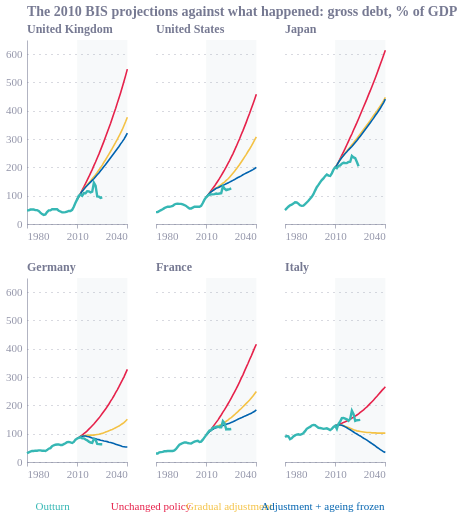

Describe this chart as a Vega-Lite specification.
### Vega-Lite specification from a JSON file in a GitHub repository (floating-point values rounded to 4 significant figures; data arrays with more than 128 entries replaced by an {"elided": "..."} marker saying what was removed)
{"config": {"font": "Circular Std", "text": {"color": "#676A86", "align": "left", "baseline": "middle", "dx": 7, "dy": 0, "fontSize": 11}, "view": {"stroke": null, "continuousWidth": 400, "continuousHeight": 300, "discreteWidth": 400, "discreteHeight": 300}, "range": {"category": ["#36B7B4", "#E6224B", "#F4C245", "#0063AF", "#00A767", "#179FDB", "#EB5C2E"], "diverging": ["#E6224B", "#E54753", "#C9C9C9", "#179FDB", "#122B39"], "heatmap": ["#C9C9C9", "#179FDB", "#0063AF", "#122B39"], "ordinal": ["#00A767", "#36B7B4", "#179FDB", "#0063AF", "#243B5A"]}, "bar": {"color": "#179fdb"}, "line": {"color": "#e6224b"}, "rule": {"color": "#676A86"}, "area": {"opacity": 0.3}, "point": {"filled": true, "size": 80, "color": "#e6224b", "opacity": 0.95}, "geoshape": {"stroke": "white", "strokeWidth": 0.3}, "rect": {"fill": "#d6d4d4", "opacity": 0.3}, "axis": {"labelColor": "#676A86", "labelFontSize": 11, "labelFont": "Circular Std", "labelOpacity": 0.7, "tickColor": "#676A86", "tickOpacity": 0.5, "domainColor": "#676A86", "domainOpacity": 0.5, "gridColor": "#676A86", "gridDash": [2, 2], "gridOpacity": 0.5, "title": null, "titleColor": "#676A86", "titleOpacity": 0.8, "tickSize": 4}, "axisXDiscrete": {"grid": false, "labelAngle": 0, "tickCount": 10, "tickOpacity": 0.5, "title": null}, "axisYDiscrete": {"ticks": false, "labelPadding": 5}, "axisXTemporal": {"grid": false, "ticks": true}, "axisXQuantitative": {"grid": true}, "axisYQuantitative": {"gridColor": "#676A86", "gridDash": [1, 5], "gridOpacity": 0.5, "ticks": false, "labelPadding": 5, "tickCount": 8, "titleAngle": 0, "titleAlign": "left", "titleBaseline": "bottom", "titleX": 0, "titleY": -5}, "title": {"color": "#676A86E6", "subtitleColor": "#676A86", "font": "Circular Std", "subtitleFont": "Circular Std", "anchor": "start", "fontSize": 14, "subtitleFontSize": 12, "subtitlePadding": 4, "offset": 0, "frame": "group"}, "legend": {"titleColor": "#122b39", "title": null, "labelColor": "#122b39", "labelFontSize": 11}}, "vconcat": [{"hconcat": [{"layer": [{"data": {"name": "data-21887cf4cc74a7b0cf41abd3dfd57f0b"}, "mark": {"type": "rect", "color": "#94a3b8", "opacity": 0.07}, "encoding": {"x": {"axis": {"format": "d", "grid": false, "values": [1980, 2010, 2040]}, "field": "a", "scale": {"domain": [1980, 2040], "zero": false}, "title": null, "type": "quantitative"}, "x2": {"field": "b"}}}, {"data": {"name": "data-ea83ada6748301166989ee1220966887"}, "mark": {"type": "line", "strokeWidth": 1.6}, "encoding": {"color": {"field": "series", "legend": null, "scale": {"domain": ["Outturn", "Unchanged policy", "Gradual adjustment", "Adjustment + ageing frozen"]}, "type": "nominal"}, "x": {"axis": {"format": "d", "grid": false, "values": [1980, 2010, 2040]}, "field": "year", "scale": {"domain": [1980, 2040], "zero": false}, "title": null, "type": "quantitative"}, "y": {"axis": {}, "field": "v", "scale": {"domain": [0, 650.0]}, "title": null, "type": "quantitative"}}, "transform": [{"filter": "(datum.series !== 'Outturn')"}]}, {"data": {"name": "data-ea83ada6748301166989ee1220966887"}, "mark": {"type": "line", "strokeWidth": 2.4}, "encoding": {"color": {"field": "series", "legend": null, "scale": {"domain": ["Outturn", "Unchanged policy", "Gradual adjustment", "Adjustment + ageing frozen"]}, "type": "nominal"}, "x": {"axis": {"format": "d", "grid": false, "values": [1980, 2010, 2040]}, "field": "year", "scale": {"domain": [1980, 2040], "zero": false}, "title": null, "type": "quantitative"}, "y": {"axis": {}, "field": "v", "scale": {"domain": [0, 650.0]}, "title": null, "type": "quantitative"}}, "transform": [{"filter": "(datum.series === 'Outturn')"}]}], "height": 184.0, "title": {"text": "United Kingdom", "anchor": "start", "fontSize": 12}, "width": 100.3}, {"layer": [{"data": {"name": "data-21887cf4cc74a7b0cf41abd3dfd57f0b"}, "mark": {"type": "rect", "color": "#94a3b8", "opacity": 0.07}, "encoding": {"x": {"axis": {"format": "d", "grid": false, "values": [1980, 2010, 2040]}, "field": "a", "scale": {"domain": [1980, 2040], "zero": false}, "title": null, "type": "quantitative"}, "x2": {"field": "b"}}}, {"data": {"name": "data-c00cd6592e8c247140d6e2676fd5bee2"}, "mark": {"type": "line", "strokeWidth": 1.6}, "encoding": {"color": {"field": "series", "legend": null, "scale": {"domain": ["Outturn", "Unchanged policy", "Gradual adjustment", "Adjustment + ageing frozen"]}, "type": "nominal"}, "x": {"axis": {"format": "d", "grid": false, "values": [1980, 2010, 2040]}, "field": "year", "scale": {"domain": [1980, 2040], "zero": false}, "title": null, "type": "quantitative"}, "y": {"axis": {"domain": false, "labels": false, "ticks": false}, "field": "v", "scale": {"domain": [0, 650.0]}, "title": null, "type": "quantitative"}}, "transform": [{"filter": "(datum.series !== 'Outturn')"}]}, {"data": {"name": "data-c00cd6592e8c247140d6e2676fd5bee2"}, "mark": {"type": "line", "strokeWidth": 2.4}, "encoding": {"color": {"field": "series", "legend": null, "scale": {"domain": ["Outturn", "Unchanged policy", "Gradual adjustment", "Adjustment + ageing frozen"]}, "type": "nominal"}, "x": {"axis": {"format": "d", "grid": false, "values": [1980, 2010, 2040]}, "field": "year", "scale": {"domain": [1980, 2040], "zero": false}, "title": null, "type": "quantitative"}, "y": {"axis": {"domain": false, "labels": false, "ticks": false}, "field": "v", "scale": {"domain": [0, 650.0]}, "title": null, "type": "quantitative"}}, "transform": [{"filter": "(datum.series === 'Outturn')"}]}], "height": 184.0, "title": {"text": "United States", "anchor": "start", "fontSize": 12}, "width": 100.3}, {"layer": [{"data": {"name": "data-21887cf4cc74a7b0cf41abd3dfd57f0b"}, "mark": {"type": "rect", "color": "#94a3b8", "opacity": 0.07}, "encoding": {"x": {"axis": {"format": "d", "grid": false, "values": [1980, 2010, 2040]}, "field": "a", "scale": {"domain": [1980, 2040], "zero": false}, "title": null, "type": "quantitative"}, "x2": {"field": "b"}}}, {"data": {"name": "data-b730483cd1a59f630b4248b981c5d33e"}, "mark": {"type": "line", "strokeWidth": 1.6}, "encoding": {"color": {"field": "series", "legend": null, "scale": {"domain": ["Outturn", "Unchanged policy", "Gradual adjustment", "Adjustment + ageing frozen"]}, "type": "nominal"}, "x": {"axis": {"format": "d", "grid": false, "values": [1980, 2010, 2040]}, "field": "year", "scale": {"domain": [1980, 2040], "zero": false}, "title": null, "type": "quantitative"}, "y": {"axis": {"domain": false, "labels": false, "ticks": false}, "field": "v", "scale": {"domain": [0, 650.0]}, "title": null, "type": "quantitative"}}, "transform": [{"filter": "(datum.series !== 'Outturn')"}]}, {"data": {"name": "data-b730483cd1a59f630b4248b981c5d33e"}, "mark": {"type": "line", "strokeWidth": 2.4}, "encoding": {"color": {"field": "series", "legend": null, "scale": {"domain": ["Outturn", "Unchanged policy", "Gradual adjustment", "Adjustment + ageing frozen"]}, "type": "nominal"}, "x": {"axis": {"format": "d", "grid": false, "values": [1980, 2010, 2040]}, "field": "year", "scale": {"domain": [1980, 2040], "zero": false}, "title": null, "type": "quantitative"}, "y": {"axis": {"domain": false, "labels": false, "ticks": false}, "field": "v", "scale": {"domain": [0, 650.0]}, "title": null, "type": "quantitative"}}, "transform": [{"filter": "(datum.series === 'Outturn')"}]}], "height": 184.0, "title": {"text": "Japan", "anchor": "start", "fontSize": 12}, "width": 100.3}]}, {"hconcat": [{"layer": [{"data": {"name": "data-21887cf4cc74a7b0cf41abd3dfd57f0b"}, "mark": {"type": "rect", "color": "#94a3b8", "opacity": 0.07}, "encoding": {"x": {"axis": {"format": "d", "grid": false, "values": [1980, 2010, 2040]}, "field": "a", "scale": {"domain": [1980, 2040], "zero": false}, "title": null, "type": "quantitative"}, "x2": {"field": "b"}}}, {"data": {"name": "data-a3e53f6f690254fa7938bc0d64e443ba"}, "mark": {"type": "line", "strokeWidth": 1.6}, "encoding": {"color": {"field": "series", "legend": null, "scale": {"domain": ["Outturn", "Unchanged policy", "Gradual adjustment", "Adjustment + ageing frozen"]}, "type": "nominal"}, "x": {"axis": {"format": "d", "grid": false, "values": [1980, 2010, 2040]}, "field": "year", "scale": {"domain": [1980, 2040], "zero": false}, "title": null, "type": "quantitative"}, "y": {"axis": {}, "field": "v", "scale": {"domain": [0, 650.0]}, "title": null, "type": "quantitative"}}, "transform": [{"filter": "(datum.series !== 'Outturn')"}]}, {"data": {"name": "data-a3e53f6f690254fa7938bc0d64e443ba"}, "mark": {"type": "line", "strokeWidth": 2.4}, "encoding": {"color": {"field": "series", "legend": null, "scale": {"domain": ["Outturn", "Unchanged policy", "Gradual adjustment", "Adjustment + ageing frozen"]}, "type": "nominal"}, "x": {"axis": {"format": "d", "grid": false, "values": [1980, 2010, 2040]}, "field": "year", "scale": {"domain": [1980, 2040], "zero": false}, "title": null, "type": "quantitative"}, "y": {"axis": {}, "field": "v", "scale": {"domain": [0, 650.0]}, "title": null, "type": "quantitative"}}, "transform": [{"filter": "(datum.series === 'Outturn')"}]}], "height": 184.0, "title": {"text": "Germany", "anchor": "start", "fontSize": 12}, "width": 100.3}, {"layer": [{"data": {"name": "data-21887cf4cc74a7b0cf41abd3dfd57f0b"}, "mark": {"type": "rect", "color": "#94a3b8", "opacity": 0.07}, "encoding": {"x": {"axis": {"format": "d", "grid": false, "values": [1980, 2010, 2040]}, "field": "a", "scale": {"domain": [1980, 2040], "zero": false}, "title": null, "type": "quantitative"}, "x2": {"field": "b"}}}, {"data": {"name": "data-02d5a411593a66972494777415642deb"}, "mark": {"type": "line", "strokeWidth": 1.6}, "encoding": {"color": {"field": "series", "legend": null, "scale": {"domain": ["Outturn", "Unchanged policy", "Gradual adjustment", "Adjustment + ageing frozen"]}, "type": "nominal"}, "x": {"axis": {"format": "d", "grid": false, "values": [1980, 2010, 2040]}, "field": "year", "scale": {"domain": [1980, 2040], "zero": false}, "title": null, "type": "quantitative"}, "y": {"axis": {"domain": false, "labels": false, "ticks": false}, "field": "v", "scale": {"domain": [0, 650.0]}, "title": null, "type": "quantitative"}}, "transform": [{"filter": "(datum.series !== 'Outturn')"}]}, {"data": {"name": "data-02d5a411593a66972494777415642deb"}, "mark": {"type": "line", "strokeWidth": 2.4}, "encoding": {"color": {"field": "series", "legend": null, "scale": {"domain": ["Outturn", "Unchanged policy", "Gradual adjustment", "Adjustment + ageing frozen"]}, "type": "nominal"}, "x": {"axis": {"format": "d", "grid": false, "values": [1980, 2010, 2040]}, "field": "year", "scale": {"domain": [1980, 2040], "zero": false}, "title": null, "type": "quantitative"}, "y": {"axis": {"domain": false, "labels": false, "ticks": false}, "field": "v", "scale": {"domain": [0, 650.0]}, "title": null, "type": "quantitative"}}, "transform": [{"filter": "(datum.series === 'Outturn')"}]}], "height": 184.0, "title": {"text": "France", "anchor": "start", "fontSize": 12}, "width": 100.3}, {"layer": [{"data": {"name": "data-21887cf4cc74a7b0cf41abd3dfd57f0b"}, "mark": {"type": "rect", "color": "#94a3b8", "opacity": 0.07}, "encoding": {"x": {"axis": {"format": "d", "grid": false, "values": [1980, 2010, 2040]}, "field": "a", "scale": {"domain": [1980, 2040], "zero": false}, "title": null, "type": "quantitative"}, "x2": {"field": "b"}}}, {"data": {"name": "data-e9ccc423215486d9772b0a73706413b2"}, "mark": {"type": "line", "strokeWidth": 1.6}, "encoding": {"color": {"field": "series", "legend": null, "scale": {"domain": ["Outturn", "Unchanged policy", "Gradual adjustment", "Adjustment + ageing frozen"]}, "type": "nominal"}, "x": {"axis": {"format": "d", "grid": false, "values": [1980, 2010, 2040]}, "field": "year", "scale": {"domain": [1980, 2040], "zero": false}, "title": null, "type": "quantitative"}, "y": {"axis": {"domain": false, "labels": false, "ticks": false}, "field": "v", "scale": {"domain": [0, 650.0]}, "title": null, "type": "quantitative"}}, "transform": [{"filter": "(datum.series !== 'Outturn')"}]}, {"data": {"name": "data-e9ccc423215486d9772b0a73706413b2"}, "mark": {"type": "line", "strokeWidth": 2.4}, "encoding": {"color": {"field": "series", "legend": null, "scale": {"domain": ["Outturn", "Unchanged policy", "Gradual adjustment", "Adjustment + ageing frozen"]}, "type": "nominal"}, "x": {"axis": {"format": "d", "grid": false, "values": [1980, 2010, 2040]}, "field": "year", "scale": {"domain": [1980, 2040], "zero": false}, "title": null, "type": "quantitative"}, "y": {"axis": {"domain": false, "labels": false, "ticks": false}, "field": "v", "scale": {"domain": [0, 650.0]}, "title": null, "type": "quantitative"}}, "transform": [{"filter": "(datum.series === 'Outturn')"}]}], "height": 184.0, "title": {"text": "Italy", "anchor": "start", "fontSize": 12}, "width": 100.3}]}, {"hconcat": [{"mark": {"type": "text", "align": "left", "fontSize": 11}, "encoding": {"color": {"field": "series", "legend": null, "scale": {"domain": ["Outturn", "Unchanged policy", "Gradual adjustment", "Adjustment + ageing frozen"]}, "type": "nominal"}, "text": {"field": "series", "type": "nominal"}, "x": {"axis": null, "field": "x", "scale": {"domain": [-0.02, 3.98]}, "type": "quantitative"}, "y": {"value": 8}}, "height": 16, "width": 301.0}], "data": {"name": "data-5500215387eaf15b5b88da04cf796cbf"}}], "title": "The 2010 BIS projections against what happened: gross debt, % of GDP", "$schema": "https://vega.github.io/schema/vega-lite/v6.4.1.json", "datasets": {"data-21887cf4cc74a7b0cf41abd3dfd57f0b": [{"a": 2010, "b": 2040}], "data-ea83ada6748301166989ee1220966887": {"elided": "139 records"}, "data-c00cd6592e8c247140d6e2676fd5bee2": {"elided": "139 records"}, "data-b730483cd1a59f630b4248b981c5d33e": {"elided": "138 records"}, "data-a3e53f6f690254fa7938bc0d64e443ba": {"elided": "139 records"}, "data-02d5a411593a66972494777415642deb": {"elided": "139 records"}, "data-e9ccc423215486d9772b0a73706413b2": {"elided": "139 records"}, "data-5500215387eaf15b5b88da04cf796cbf": [{"series": "Outturn", "x": 0}, {"series": "Unchanged policy", "x": 1}, {"series": "Gradual adjustment", "x": 2}, {"series": "Adjustment + ageing frozen", "x": 3}]}}
